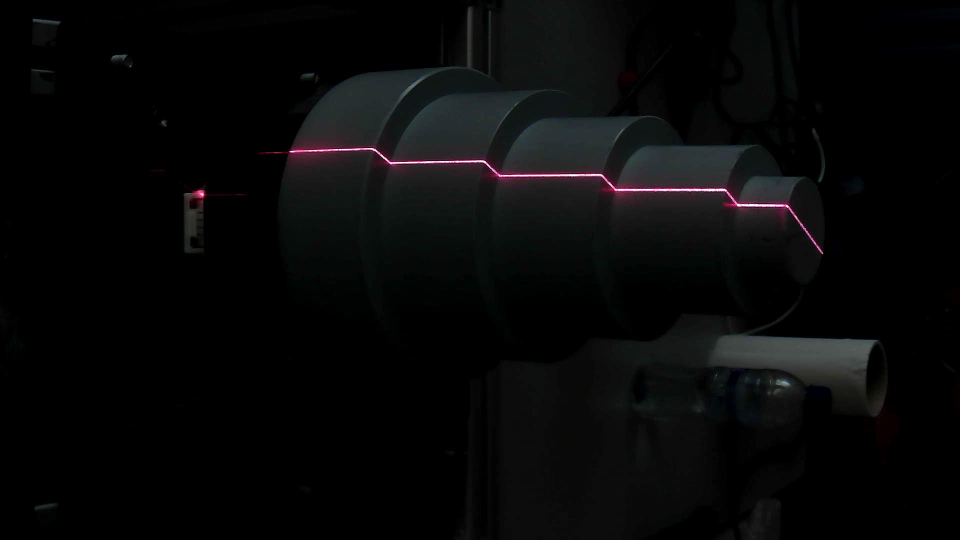
%> input picture img.jpg, 1920 x 1080 px (shown at 1/2 size)
$ octave Measuring_Cone.m   (GNU Octave 9; MATLAB toolbox functions it lacks are replaced by stand-ins)
%> lines starting %> are read from the running program, lines starting %| are printed output that depends on the picture
clear; clc; close all;

%% Read the images and assign them to the respective variables

folder1 = 'img/';
file1 = 'img';
extension1 = '.jpg';
filepath1 = [folder1,file1,extension1];
OriginalImg = imread(filepath1);
%> OriginalImg is the input picture: size 1080x1920x3 uint8; mean R, G, B 7.9, 8.1, 8.3
figure,imshow(OriginalImg)

%Image to gray

GrayImg = rgb2gray(OriginalImg);
figure, imshow(GrayImg);
plot(GrayImg(:,1000));
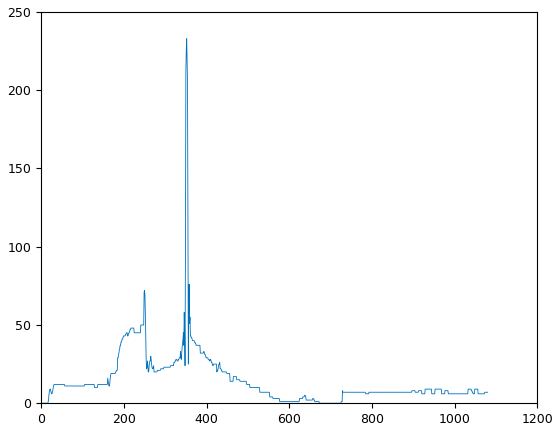
%> figure redrawn from the program's plot data; curve peaks at x = 352, y = 233

%% Gaussian Curve fitting

x = 1:1200;
x0 = 352;
sigma = 2;
y = 250*exp((-((x - x0) / sigma).^2) + 5 + 1 * randn(1, 1200));
figure
plot(x,y);
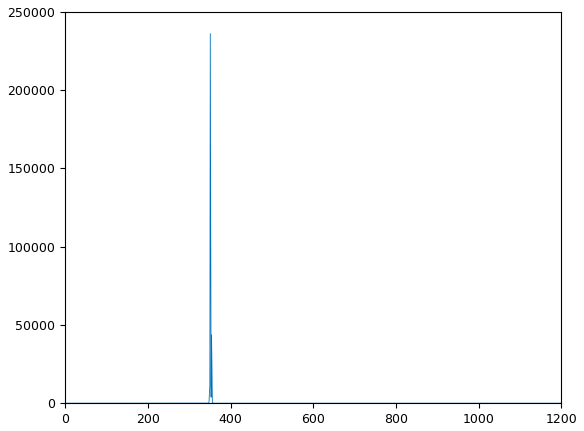
%> figure redrawn from the program's plot data; curve peaks at x = 351, y = 236177
% First look for the maximum of the peak
[~, xMax] = max(y);
%%
mask = [-1 -2 -3 0 3 2 1];
yConv = conv(y, mask, 'same');
figure
plot(x, yConv);
intervalZCross = [xMax - 1: xMax + 2];
A = [x(intervalZCross)', yConv(intervalZCross)',ones(size(x(intervalZCross)'))];
[~, ~, V] = svd(A);
Recta = V(:, end);
hold on
plot(x(intervalZCross), (- Recta(1) * x(intervalZCross) - Recta(3)) /Recta(2), 'r');
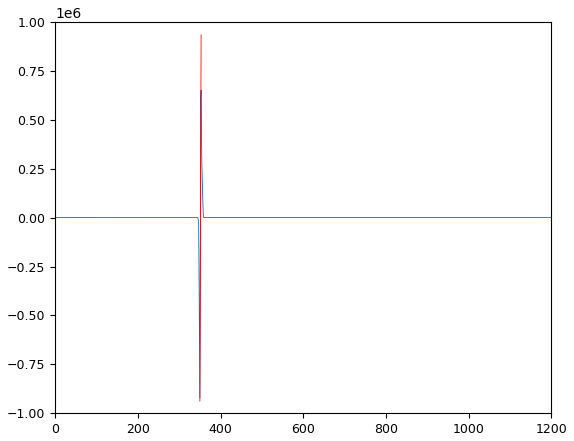
%> figure redrawn from the program's plot data; curve peaks at x = 353, y = 650960.7
x0ZCross = - Recta(3) / Recta(1);
